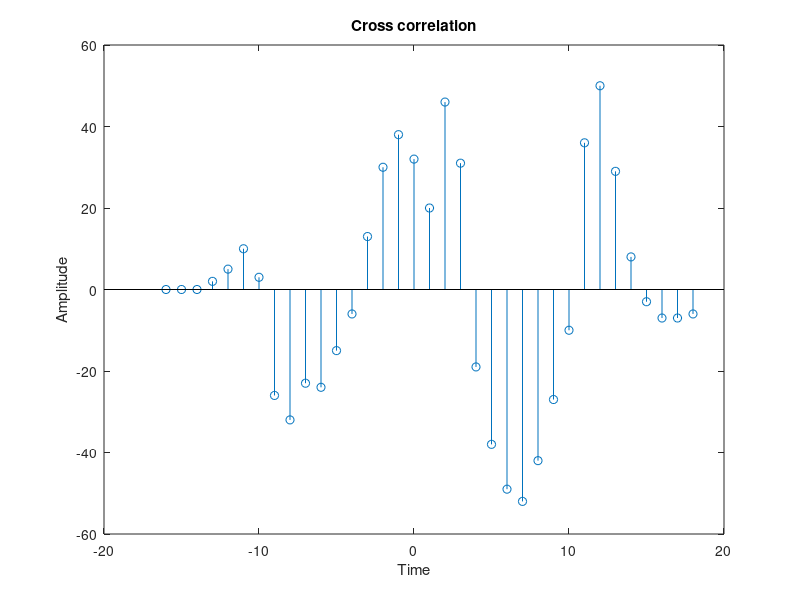

Source code (MATLAB):
clc;
clear all;
close all;
x= [ 0 0 2 1 -4 -3 -2 -1 0 1 3 2 5 1 -4 -1 -1 -2 ];
y= [ 3 2 1 -6 -4 -3 -1 -2 1 1 2 3 1 4 6 2 1 0 ] ;
%% Autocorrelation of x
Rxx=xcorr(x);
disp('Auto Correlation Values of x :');
disp(Rxx);

%% Autocorrelation of y
Ryy=xcorr(y);
disp('Auto Correlation Values of y :');
disp(Ryy);

%% Autocorrelation of xy
Rxy=xcorr(x,y);
disp('Auto Correlation Values of xy :');
disp(Rxy);

%% Autocorrelation of yx
Ryx=xcorr(y,x);
disp('Auto Correlation Values of yx :');
disp(Ryx);

t=(-16:1:18);
disp(length(t));
stem(t,Rxy);
xlabel('Time');
ylabel('Amplitude');
title('Cross correlation');